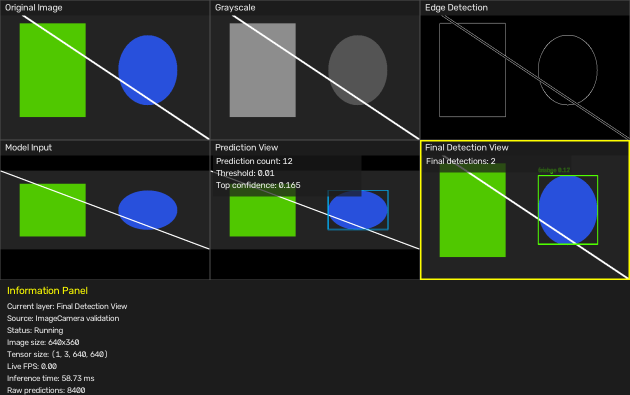
#> input picture images/perception_dashboard_validation.png, 1260 x 790 px (shown at 1/2 size)
$ python -i preprocessing.py   (imports and definitions only)
#> lines starting #> are read from the running program, lines starting #| are printed output that depends on the picture
#> further down, picture is the input picture: shape (790, 1260, 3); mean B, G, R 38.2, 48.7, 38.1
"""Image preprocessing for preparing frames for neural network inference."""

from typing import Any

import cv2
import numpy as np

from src.core.constants import MODEL_SIZE
from src.core.exceptions import PreprocessingError
from src.types.preprocessing import PreprocessingResult


class Preprocessor:
    """Convert raw image frames into model-ready tensors.

    The preprocessor is the boundary between camera images and neural network
    input. It does not run inference or decode predictions.
    """

    def process(self, frame: Any) -> PreprocessingResult:
        """Preprocess a camera frame.

        Args:
            frame: Original camera frame.

        Returns:
            Model tensor, model image, and coordinate recovery metadata.

        Raises:
            PreprocessingError: If the input frame is missing or malformed.
        """
        bgr_frame = self._validate_and_normalize_channels(frame)
        original_shape = bgr_frame.shape[:2]
#> original_shape = (790, 1260)

        model_image, scale, pad_x, pad_y = self._letterbox(bgr_frame)

        # Neural networks operate on numbers, not image files. Dividing by
        # 255.0 maps standard image pixels from 0-255 into the 0.0-1.0 range.
        normalized = model_image.astype(np.float32) / 255.0

        # Cameras and OpenCV use HWC layout: height, width, channels.
        # Most neural network models expect CHW: channels, height, width.
        chw_tensor = np.transpose(normalized, (2, 0, 1))

        # ONNX models usually receive a batch of images. NCHW adds a batch
        # dimension of 1 around the single image tensor.
        nchw_tensor = np.expand_dims(chw_tensor, axis=0)

        return PreprocessingResult(
            tensor=nchw_tensor,
            model_image=model_image,
            original_shape=original_shape,
            scale=scale,
            pad_x=pad_x,
            pad_y=pad_y,
        )

    def _validate_and_normalize_channels(self, frame: Any) -> np.ndarray:
        """Validate an input frame and convert it to BGR channel order."""
        if frame is None:
            raise PreprocessingError("Input frame is None.")

        if not isinstance(frame, np.ndarray):
            raise PreprocessingError("Input frame must be a NumPy array.")

        if frame.size == 0:
            raise PreprocessingError("Input frame is empty.")

        if frame.ndim == 2:
            # Grayscale frames have brightness only. Convert them to BGR so the
            # rest of the pipeline can assume three channels.
            return cv2.cvtColor(frame, cv2.COLOR_GRAY2BGR)

        if frame.ndim != 3:
            raise PreprocessingError("Input frame must have 2 or 3 dimensions.")

        channel_count = frame.shape[2]
        if channel_count == 3:
            # OpenCV camera and image reads are already BGR.
            return frame

        if channel_count == 4:
            # BGRA includes an alpha channel for transparency. The neural
            # network sees color, so drop alpha and keep BGR.
            return cv2.cvtColor(frame, cv2.COLOR_BGRA2BGR)

        raise PreprocessingError(
            f"Unsupported channel count: {channel_count}. Expected 1, 3, or 4."
        )

    def _letterbox(self, frame: np.ndarray) -> tuple[np.ndarray, float, int, int]:
        """Resize an image to model size without stretching it."""
        original_height, original_width = frame.shape[:2]
#> original_height = 790; original_width = 1260
        if original_height <= 0 or original_width <= 0:
            raise PreprocessingError("Input frame has invalid dimensions.")

        # Letterboxing preserves the original shape of objects. Stretching an
        # image could make a circle look like an oval and confuse the model.
        scale = min(MODEL_SIZE / original_width, MODEL_SIZE / original_height)
#> scale = 0.508
        resized_width = int(round(original_width * scale))
#> resized_width = 640
        resized_height = int(round(original_height * scale))
#> resized_height = 401

        resized = cv2.resize(
            frame,
            (resized_width, resized_height),
            interpolation=cv2.INTER_LINEAR,
        )
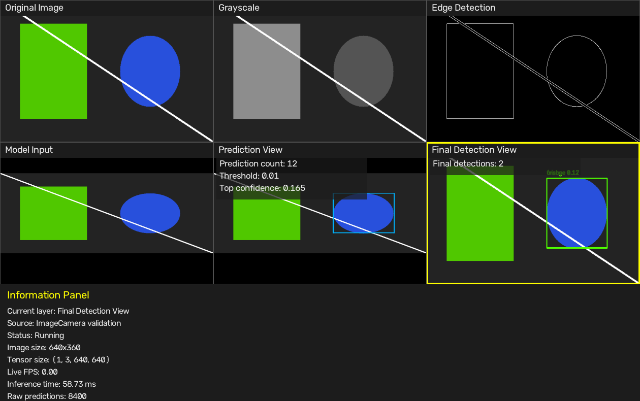
#> resized: shape (401, 640, 3); mean B, G, R 38.3, 48.7, 38.1

        # The neural network expects a fixed square input. Black padding fills
        # the unused area after aspect-ratio preserving resize.
        model_image = np.zeros((MODEL_SIZE, MODEL_SIZE, 3), dtype=frame.dtype)
        pad_x = (MODEL_SIZE - resized_width) // 2
#> pad_x = 0
        pad_y = (MODEL_SIZE - resized_height) // 2
#> pad_y = 119

        model_image[
            pad_y : pad_y + resized_height,
            pad_x : pad_x + resized_width,
        ] = resized
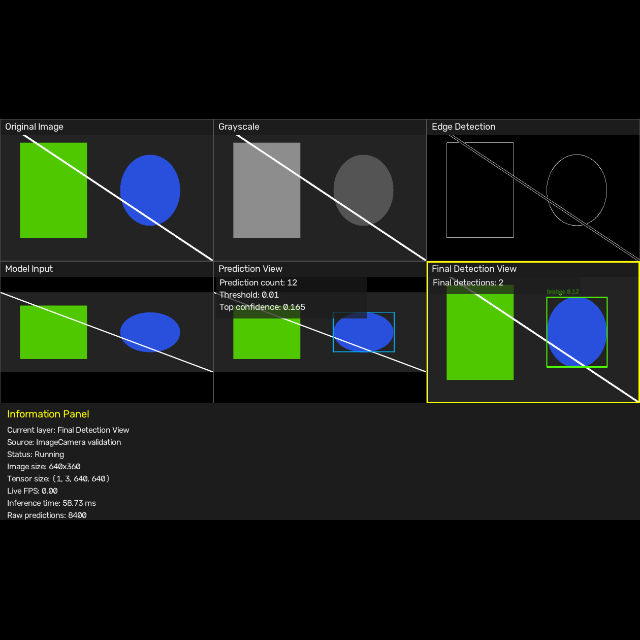
#> model_image: shape (640, 640, 3); mean B, G, R 24, 30.5, 23.9

        return model_image, scale, pad_x, pad_y

>>> import cv2
>>> picture = cv2.imread('../images/perception_dashboard_validation.png')
>>> result = Preprocessor().process(picture)
#> in process, `model_image, scale, pad_x, pad_y = self._letterbox(bgr_frame)`: scale = 0.508; pad_x = 0; pad_y = 119

$ run again, on images/preprocessing_example_original.png
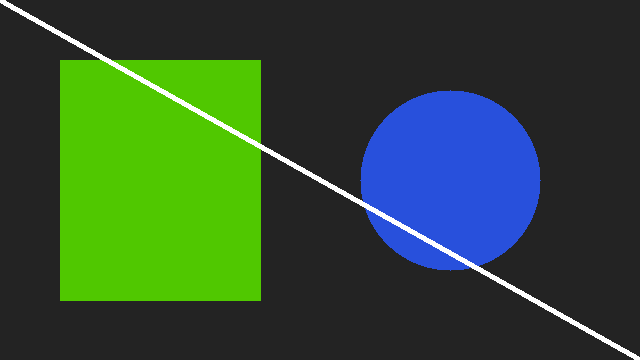
#> input picture images/preprocessing_example_original.png, 640 x 360 px
#> picture is the input picture: shape (360, 640, 3); mean B, G, R 51.1, 77.4, 48.3
#> in _letterbox, `model_image[ pad_y : pad_y + resized_height, pad_x : pad_x + resized_w..`:
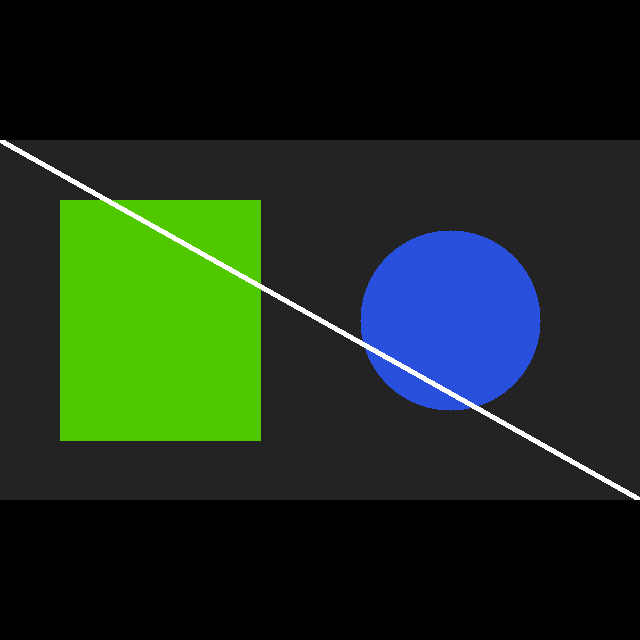
#> model_image: shape (640, 640, 3); mean B, G, R 28.8, 43.5, 27.2
#> in process, `model_image, scale, pad_x, pad_y = self._letterbox(bgr_frame)`: scale = 1; pad_x = 0; pad_y = 140
